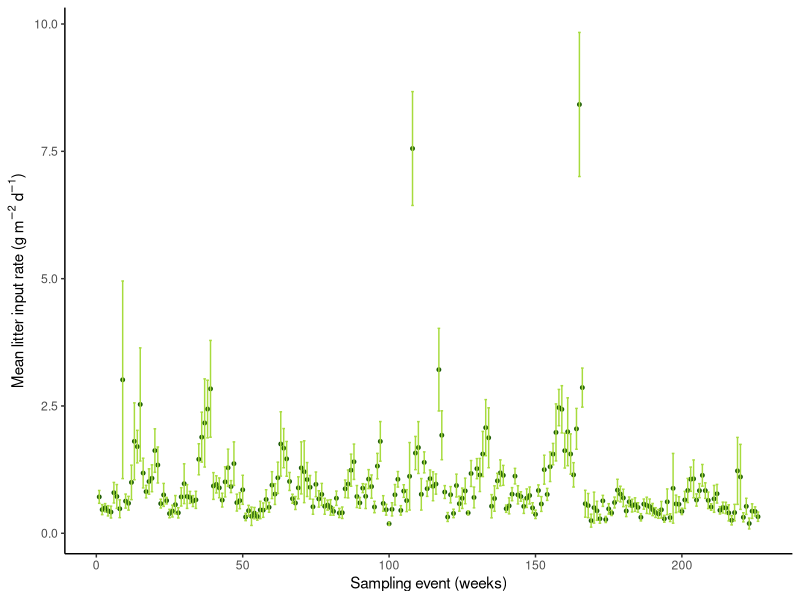
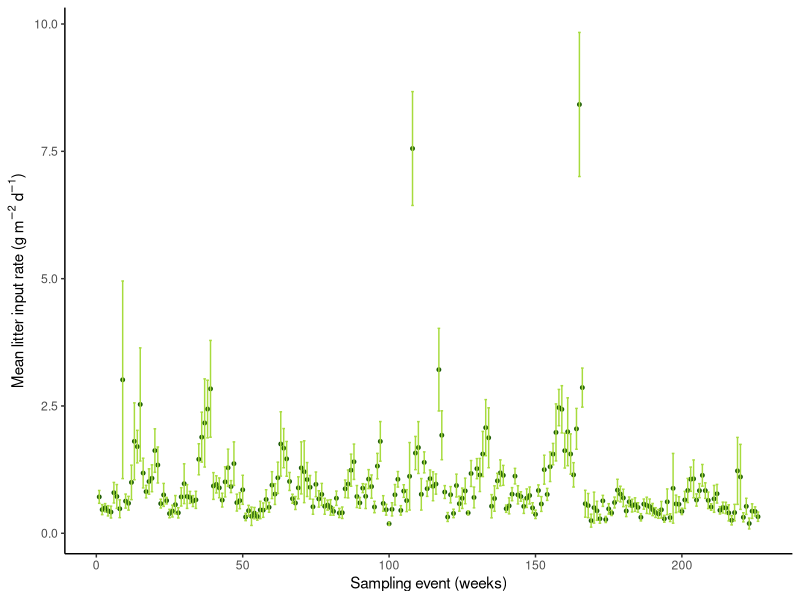

The R script that drew these images, in order: (Note: this script raises an error after producing the figures.)

library(ggplot2)

leaflitter <- read.csv("data/leaflitter.csv")
head(leaflitter)

leaf <- ggplot(leaflitter,aes(x=Week,y=Mean)) +
  xlab('Sampling event (weeks)')+ ylab("Mean litter input rate ("*g~m^-2~d^-1*")") +
  geom_point(colour = "#1d5c06", size = 1) +
  geom_errorbar(aes(ymax=Mean+SD, ymin=Mean-SD),na.rm=TRUE, position="dodge",
                colour = "#a7db3d") +
  
  theme(axis.title.x = element_text(size = 14, angle = 0)) + # axis x
  theme(axis.title.y = element_text(size = 14, angle = 90)) + # axis y
  theme(axis.text.x=element_text(angle=0, size=12, vjust=0.5, color="black")) + #subaxis x
  theme(axis.text.y=element_text(angle=0, size=12, vjust=0.5, color="black")) + #subaxis y
  
  theme_classic() 

leaf
leaf + ggsave("Leaf litter.jpeg",  width = 12, height = 10, units = "cm")                     
                     



chla. <- read.csv("data/chla.csv")
head(chla.)

chla <- ggplot(chla., aes(x=event, y=chla, color=season, na.rm = TRUE))+
  geom_line(size=1, na.rm = TRUE)+
  geom_point(aes(shape =  factor(pool)),size=2, na.rm = TRUE) +
  scale_shape_manual(values = c(1,2,3,4,5,6,7,8,9,10,11,12)) +
  
  labs(y="Chlorophyll-a ("*"\u03BC"~g~m^-2*")", x = "Sampling event", 
       color = "Season", shape="Pool") +
  

  theme(axis.title.x = element_text(size = 14, angle = 0)) + # axis x
  theme(axis.title.y = element_text(size = 14, angle = 90)) + # axis y
  theme(axis.text.x=element_text(angle=0, size=12, vjust=0.5, color="black")) + #subaxis x
  theme(axis.text.y=element_text(angle=0, size=12, vjust=0.5, color="black")) + #subaxis y
  
  theme_classic() 

  chla
  chla + ggsave("Chla.jpeg",  width = 12, height = 10, units = "cm")                     
